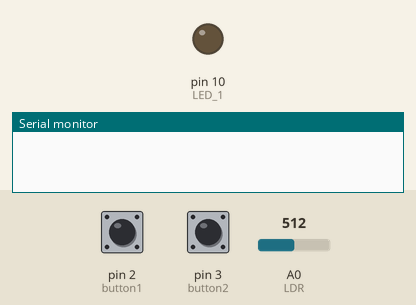
Simulated run of this sketch. Board: Arduino Uno, built with avr-gcc and run on an emulated ATmega328P. On the bench: output pins drawn as LEDs (lit = HIGH), the last lines printed to the serial monitor. The inputs (shaded band) are chosen by the test bench; at power-on: pin 2 (button1) LOW, pin 3 (button2) LOW, A0 (LDR) = 512.

Above: at 2.8 s.
2.9 s: pin 2 (button1) pulled HIGH for 1.2 s
At 3.4 s:
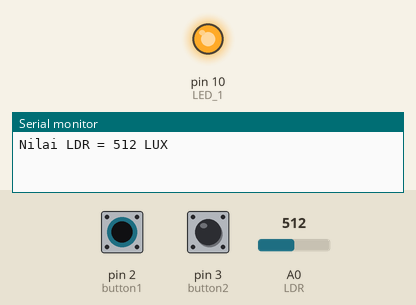
5.6 s: pin 3 (button2) pulled HIGH for 1.2 s
Timing chart, 0 to 8.6 s (numbered marks = the images above; inputs shaded):
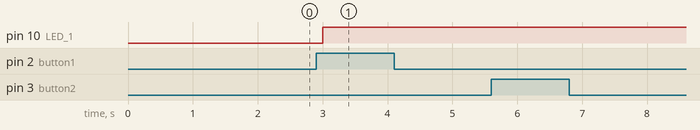

The sketch:

TEST_SENSOR_LM35_LDR.ino
```cpp
int LDR = A0;
int LM35 = A1;
int nilaiLDR;
int nilaiLM35;
int button1=2;
int button2=3;
int nilaibutton1;
int nilaibutton2;
int LED_1 = 10;

void setup() {
  pinMode(LED_1, OUTPUT);
  pinMode(button1,INPUT);
  pinMode(button2,INPUT);
  pinMode(LDR, INPUT);
  pinMode(LM35, INPUT);
  Serial.begin(9600);
}

void loop() {
  nilaibutton1 = digitalRead(button1);
  nilaibutton2 = digitalRead(button2);

if (nilaibutton1 == HIGH)
  {
  digitalWrite(LDR, HIGH);
  nilaiLDR = analogRead(LDR);
  Serial.print("Nilai LDR = ");
  Serial.print(nilaiLDR);
  Serial.print(" LUX");
  Serial.println();
  }
  if (nilaiLDR >= 100)
  {
    digitalWrite(LED_1, HIGH);
  }
  else
  {
    digitalWrite(LED_1, LOW);
  }
if (nilaibutton1 == LOW)
{
  digitalWrite(LDR, LOW);
}
  delay(1000);

if (nilaibutton2 == HIGH)
  {
  digitalWrite(LM35, HIGH);
  nilaiLM35=analogRead(LM35);
  nilaiLM35 = nilaiLM35 * 0.488;
  Serial.print("Nilai LM35 = ");
  Serial.print(nilaiLM35);
  Serial.print(" Celsius");
  Serial.println();
  if (nilaiLM35 >= 100)
  {
    digitalWrite(LED_1, HIGH);
  }
else if (nilaiLM35 <=100)
  {
  digitalWrite(LM35, LOW);
  }

if (nilaibutton2==LOW)
  {
    digitalWrite(LM35, LOW);
  }
 delay(1000);
  }
  }
```

Measured:
- after the input at 2.9 s, pin 10 (LED_1): LOW → HIGH after 0.10 s
